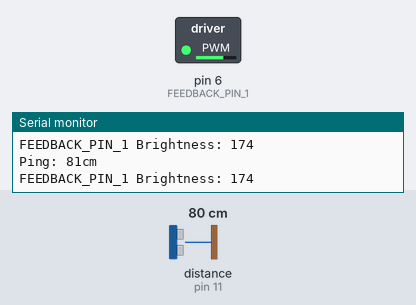
Simulated run of this sketch. Board: Arduino Uno, built with avr-gcc and run on an emulated ATmega328P. Parts: switched loads named in the sketch (green lamp = pin HIGH), the last lines printed to the serial monitor. The inputs (shaded band) are chosen by the test bench; at power-on: distance to the obstacle (sensor on pin 11) 80 cm. The echo pulse lasts 58.3 µs per cm.

Above: at 1.2 s.
1.3 s: distance to the obstacle (sensor on pin 11) set to 2 cm
At 2.2 s:
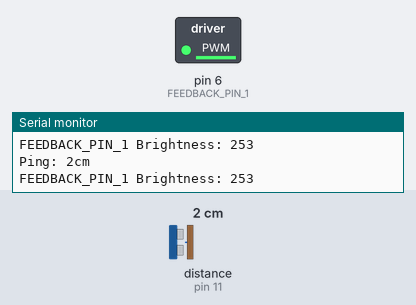
2.8 s: distance to the obstacle (sensor on pin 11) set to 250 cm
At 4.2 s:
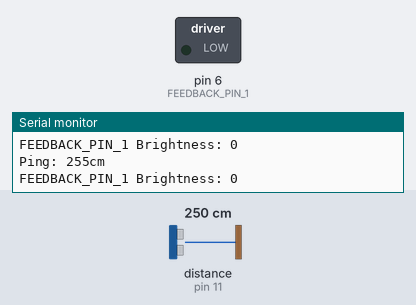
Timing chart, 0 to 5.8 s (numbered marks = the images above; inputs shaded):
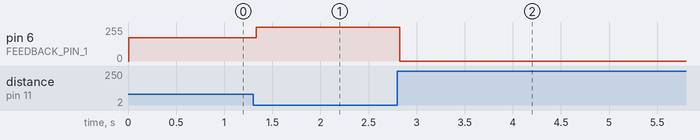

Measured:
- after the input at 1.3 s, pin 6 (FEEDBACK_PIN_1): 174/255 → 253/255 at once
- after the input at 2.8 s, pin 6 (FEEDBACK_PIN_1): 253/255 → 0/255 at once

The sketch:

WristDevil.ino
```cpp
// (licence header left out)
//The above copyright notice and this permission notice shall be included in all copies or substantial portions of the Software.

//THE SOFTWARE IS PROVIDED "AS IS", WITHOUT WARRANTY OF ANY KIND, EXPRESS OR IMPLIED, INCLUDING BUT NOT LIMITED TO THE  WARRANTIES OF MERCHANTABILITY, FITNESS FOR A PARTICULAR PURPOSE AND NONINFRINGEMENT. IN NO EVENT SHALL THE AUTHORS OR COPYRIGHT HOLDERS BE LIABLE FOR ANY CLAIM, DAMAGES OR OTHER LIABILITY, WHETHER IN AN ACTION OF CONTRACT, TORT OR OTHERWISE, ARISING FROM, OUT OF OR IN CONNECTION WITH THE SOFTWARE OR THE USE OR OTHER DEALINGS IN THE SOFTWARE.

#include <NewPing.h>

/*
 * WristDevil.
 * https://github.com/NonCreature0714/WristDevil
 * First Generation.
 *
 * Purpose:
 *  To give people with sight impairment the ability
 *  to "sense" their envirment better with a wrist
 *  worn haptic (vibration) sensor, which vibrates
 *  more forcefully as it gets in closer proximity
 * to obstacles.
 **/

/*
 * Notes on Functionality.
 *
 * This iteration of WD (WristDevil) is designed
 *to work with one sonic distance detector, the
 * HC-SR04, and is dependant NewPing library.
 * https://github.com/PaulStoffregen/NewPing
 **/

/*
 * Sept 19, 2016.
 *  Author: Bill Brubaker
 *  LED test for WristDevil.
 *  At this time, the Batlab has no haptic motors.
 *  So in the meantime, we are going to use an LED
 *  to text the program logic/responsiveness.
 **/

/*
 * Oct 2, 2016.
 *  Author: Bill Brubaker
 *  Stephen Byrne suggested that the sonic distance
 *  sensor shouldn't return 0 values, which which causes
 *  input generated from the sensor cause errors in the
 *  distance detection algorithms.
 *  Meason Wiley recommended that this logic happen in
 *  a function separate from Arduino's `loop()`.
 *
 *  Changed LED to FEEDBACK_PIN_1 anticipating change
 *  for haptic motor addition.
 **/

 /*
  * October 7, 2016.
  *  Author: Bill Brubaker
  *  Successfully added haptic motor to current build!!
  *  Rewrote function names to be more generic, and not
  *  just for LEDs or haptic motors.
  **/

//Ultrasonic Detector
#define TRIGGER_PIN 12
#define ECHO_PIN 11
#define MAX_DISTANCE 255
/////////////////////

//Instantiate NewPing object.
NewPing sonar(TRIGGER_PIN, ECHO_PIN, MAX_DISTANCE);
/////////////////////////////

//Simulated sample set for rolling average.
#define SAMPLE_SIZE 20
////////////////////////////////////////////

//Feedback setup.
#define FEEDBACK_PIN_1 6
#define MAX_BRIGHT 255
#define DIMMING_STEP 5
#define MAX_READ_ATTEMPTS 10
/////////////////

//Variables to retain data.
//TODO: convert values to uint8-16_t.
int brightness = 0;
int newRawSonar = 0;
int oldRawSonar = 0;
int rollAvg = 0;
//////////////////////////

//Values for sensor control.
#define FAR_DISTANCE_LIMIT 250
#define NEAR_DISTANCE_LIMIT 1
#define MAIN_LOOP_DELAY 30
#define BAUD_RATE 115200
////////////////////////////////

int rollingAverage(int & average, const int & newSample){
  average -= average/SAMPLE_SIZE;
  if(average < 0)
    return 0;
  average += newSample/SAMPLE_SIZE;
  return average;
}//End of rollingAverage.

int convertRawSonarToFeedback(const int & fromSig){
  int bright = MAX_BRIGHT-fromSig;
  return bright;
}//End of convertRawSonarToFeedback().

int interpretDataFrom(int & sensorValue){//Control behavior of feedback.
  if(rollAvg > FAR_DISTANCE_LIMIT){
    rollAvg = rollingAverage(rollAvg, sensorValue);
    return sensorValue -= sensorValue-DIMMING_STEP;
  }
  rollAvg = rollingAverage(rollAvg,sensorValue);
  return sensorValue;
}//End of interpretDataFrom().

int sensorRead(){
  int numTries = 0;
  int uSPing = 0;
  do {
    ++numTries;
    uSPing = sonar.ping_cm();
    if(numTries > MAX_READ_ATTEMPTS)
      return MAX_DISTANCE; //If more than 5 tries, return max range.
  } while (uSPing == 0);
  return uSPing;
}//End of sensorRead().

void setup()
{
  pinMode(FEEDBACK_PIN_1, OUTPUT);
  Serial.begin(BAUD_RATE);
}//End of setup().

void loop()
{
  newRawSonar = sensorRead();
  newRawSonar = interpretDataFrom(newRawSonar);
  brightness = convertRawSonarToFeedback(newRawSonar);
  analogWrite(FEEDBACK_PIN_1, brightness);

  delay(MAIN_LOOP_DELAY); //need to delay long enouch for the sonic echo to send an receive.

  Serial.print("Ping: ");Serial.print(newRawSonar); Serial.println("cm");
  Serial.print("FEEDBACK_PIN_1 Brightness: "); Serial.println(brightness);
}//End of loop().
//End of WristDevil.
```
